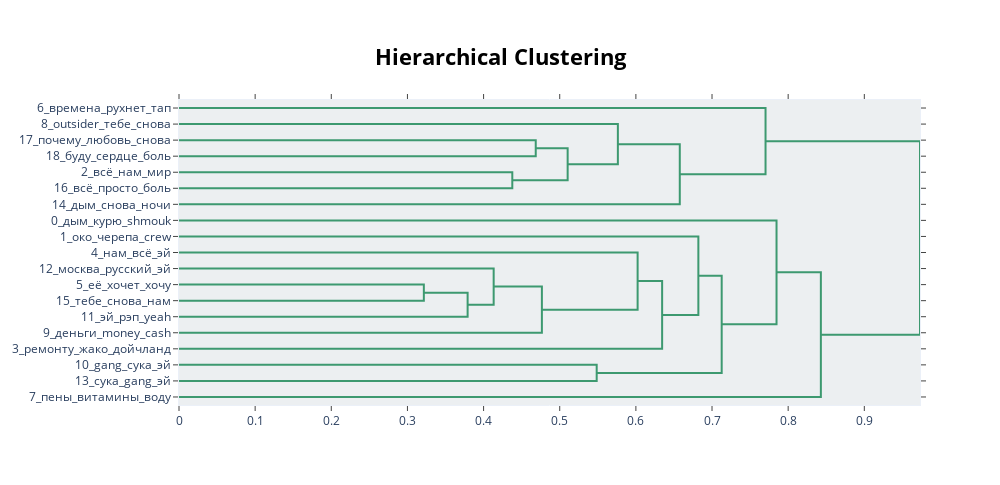

Notebook code for this chart:
### Code cell
topic_model.visualize_hierarchy() # посмотрим на иерархии, если они вдруг есть

### Figure 1 — Plotly figure (JSON) as saved in the notebook; plotly's stock layout.template omitted (floating-point values rounded to 4 significant figures)
{"data": [{"hoverinfo": "text", "marker": {"color": "rgb(61,153,112)"}, "mode": "lines", "type": "scatter", "x": [0.0, 0.4685, 0.4685, 0.0], "xaxis": "x", "y": [-25.0, -25.0, -35.0, -35.0], "yaxis": "y"}, {"hoverinfo": "text", "marker": {"color": "rgb(61,153,112)"}, "mode": "lines", "type": "scatter", "x": [0.0, 0.4377, 0.4377, 0.0], "xaxis": "x", "y": [-45.0, -45.0, -55.0, -55.0], "yaxis": "y"}, {"hoverinfo": "text", "marker": {"color": "rgb(61,153,112)"}, "mode": "lines", "type": "scatter", "x": [0.4685, 0.5104, 0.5104, 0.4377], "xaxis": "x", "y": [-30.0, -30.0, -50.0, -50.0], "yaxis": "y"}, {"hoverinfo": "text", "marker": {"color": "rgb(61,153,112)"}, "mode": "lines", "type": "scatter", "x": [0.0, 0.5763, 0.5763, 0.5104], "xaxis": "x", "y": [-15.0, -15.0, -40.0, -40.0], "yaxis": "y"}, {"hoverinfo": "text", "marker": {"color": "rgb(61,153,112)"}, "mode": "lines", "type": "scatter", "x": [0.5763, 0.6577, 0.6577, 0.0], "xaxis": "x", "y": [-27.5, -27.5, -65.0, -65.0], "yaxis": "y"}, {"hoverinfo": "text", "marker": {"color": "rgb(61,153,112)"}, "mode": "lines", "type": "scatter", "x": [0.0, 0.7703, 0.7703, 0.6577], "xaxis": "x", "y": [-5.0, -5.0, -46.25, -46.25], "yaxis": "y"}, {"hoverinfo": "text", "marker": {"color": "rgb(61,153,112)"}, "mode": "lines", "type": "scatter", "x": [0.0, 0.3215, 0.3215, 0.0], "xaxis": "x", "y": [-115.0, -115.0, -125.0, -125.0], "yaxis": "y"}, {"hoverinfo": "text", "marker": {"color": "rgb(61,153,112)"}, "mode": "lines", "type": "scatter", "x": [0.3215, 0.379, 0.379, 0.0], "xaxis": "x", "y": [-120.0, -120.0, -135.0, -135.0], "yaxis": "y"}, {"hoverinfo": "text", "marker": {"color": "rgb(61,153,112)"}, "mode": "lines", "type": "scatter", "x": [0.0, 0.4132, 0.4132, 0.379], "xaxis": "x", "y": [-105.0, -105.0, -127.5, -127.5], "yaxis": "y"}, {"hoverinfo": "text", "marker": {"color": "rgb(61,153,112)"}, "mode": "lines", "type": "scatter", "x": [0.4132, 0.4766, 0.4766, 0.0], "xaxis": "x", "y": [-116.2, -116.2, -145.0, -145.0], "yaxis": "y"}, {"hoverinfo": "text", "marker": {"color": "rgb(61,153,112)"}, "mode": "lines", "type": "scatter", "x": [0.0, 0.6023, 0.6023, 0.4766], "xaxis": "x", "y": [-95.0, -95.0, -130.6, -130.6], "yaxis": "y"}, {"hoverinfo": "text", "marker": {"color": "rgb(61,153,112)"}, "mode": "lines", "type": "scatter", "x": [0.6023, 0.6345, 0.6345, 0.0], "xaxis": "x", "y": [-112.8, -112.8, -155.0, -155.0], "yaxis": "y"}, {"hoverinfo": "text", "marker": {"color": "rgb(61,153,112)"}, "mode": "lines", "type": "scatter", "x": [0.0, 0.6821, 0.6821, 0.6345], "xaxis": "x", "y": [-85.0, -85.0, -133.9, -133.9], "yaxis": "y"}, {"hoverinfo": "text", "marker": {"color": "rgb(61,153,112)"}, "mode": "lines", "type": "scatter", "x": [0.0, 0.5485, 0.5485, 0.0], "xaxis": "x", "y": [-165.0, -165.0, -175.0, -175.0], "yaxis": "y"}, {"hoverinfo": "text", "marker": {"color": "rgb(61,153,112)"}, "mode": "lines", "type": "scatter", "x": [0.6821, 0.7127, 0.7127, 0.5485], "xaxis": "x", "y": [-109.5, -109.5, -170.0, -170.0], "yaxis": "y"}, {"hoverinfo": "text", "marker": {"color": "rgb(61,153,112)"}, "mode": "lines", "type": "scatter", "x": [0.0, 0.7847, 0.7847, 0.7127], "xaxis": "x", "y": [-75.0, -75.0, -139.7, -139.7], "yaxis": "y"}, {"hoverinfo": "text", "marker": {"color": "rgb(61,153,112)"}, "mode": "lines", "type": "scatter", "x": [0.7847, 0.8429, 0.8429, 0.0], "xaxis": "x", "y": [-107.4, -107.4, -185.0, -185.0], "yaxis": "y"}, {"hoverinfo": "text", "marker": {"color": "rgb(61,153,112)"}, "mode": "lines", "type": "scatter", "x": [0.7703, 0.9731, 0.9731, 0.8429], "xaxis": "x", "y": [-25.62, -25.62, -146.2, -146.2], "yaxis": "y"}], "layout": {"autosize": false, "height": 485, "hoverlabel": {"bgcolor": "white", "font": {"family": "Rockwell", "size": 16}}, "hovermode": "closest", "plot_bgcolor": "#ECEFF1", "showlegend": false, "title": {"font": {"color": "Black", "size": 22}, "text": "<b>Hierarchical Clustering</b>", "x": 0.5, "xanchor": "center", "yanchor": "top"}, "width": 1000, "xaxis": {"mirror": "allticks", "rangemode": "tozero", "showgrid": false, "showline": true, "showticklabels": true, "ticks": "outside", "type": "linear", "zeroline": false}, "yaxis": {"mirror": "allticks", "range": [-190, 0], "rangemode": "tozero", "showgrid": false, "showline": true, "showticklabels": true, "tickmode": "array", "ticks": "outside", "ticktext": ["6_времена_рухнет_тап", "8_outsider_тебе_снова", "17_почему_любовь_снова", "18_буду_сердце_боль", "2_всё_нам_мир", "16_всё_просто_боль", "14_дым_снова_ночи", "0_дым_курю_shmouk", "1_око_черепа_crew", "4_нам_всё_эй", "12_москва_русский_эй", "5_её_хочет_хочу", "15_тебе_снова_нам", "11_эй_рэп_yeah", "9_деньги_money_cash", "3_ремонту_жако_дойчланд", "10_gang_сука_эй", "13_сука_gang_эй", "7_пены_витамины_воду"], "tickvals": [-5, -15, -25, -35, -45, -55, -65, -75, -85, -95, -105, -115, -125, -135, -145, -155, -165, -175, -185], "type": "linear", "zeroline": false}}}
